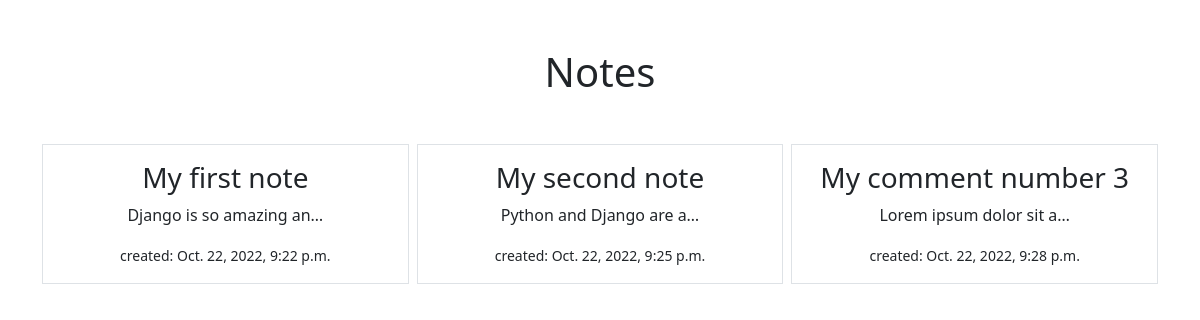
The app's page /smart/notes/ with its own data.
### notes/models.py (models this page shows)
class Notes(models.Model):
    title = models.CharField(max_length=200)
    text = models.TextField()
    created = models.DateTimeField(auto_now_add=True)
    user = models.ForeignKey(User, on_delete=models.CASCADE, related_name="notes")

### notes/views.py (the view)
# urls.py: path('notes/', views.NotesListView.as_view(), name="notes.list"),
class NotesListView(ListView):
    model = Notes
    context_object_name = "notes"
    template_name = "notes/notes_list.html"

### notes/templates/notes/notes_list.html
{% extends "base.html" %}
{% block content %}
    <h1 class="my-5">Notes</h1>
    <div class="row row-cols3 g-2">
        {% for note in notes %}
            <div class="col">
                <div class="p-3 border">
                    <a class="text-dark text-decoration-none" href="{% url 'notes.detail' pk=note.id %}">
                        <h3>{{ note.title }}</h3>
                        <p>{{ note.text | truncatechars:24}}</p>
                        <small>created: {{ note.created }}</small>
                    </a>
                </div>
            </div>
        {% endfor %}
    </div>
{% endblock %}

### records on screen
Notes: title "My first note", text "Django is so amazing an…", created "Oct. 22, 2022, 9:22 p.m."
Notes: title "My second note", text "Python and Django are a…", created "Oct. 22, 2022, 9:25 p.m."
Notes: title "My comment number 3", text "Lorem ipsum dolor sit a…", created "Oct. 22, 2022, 9:28 p.m."
